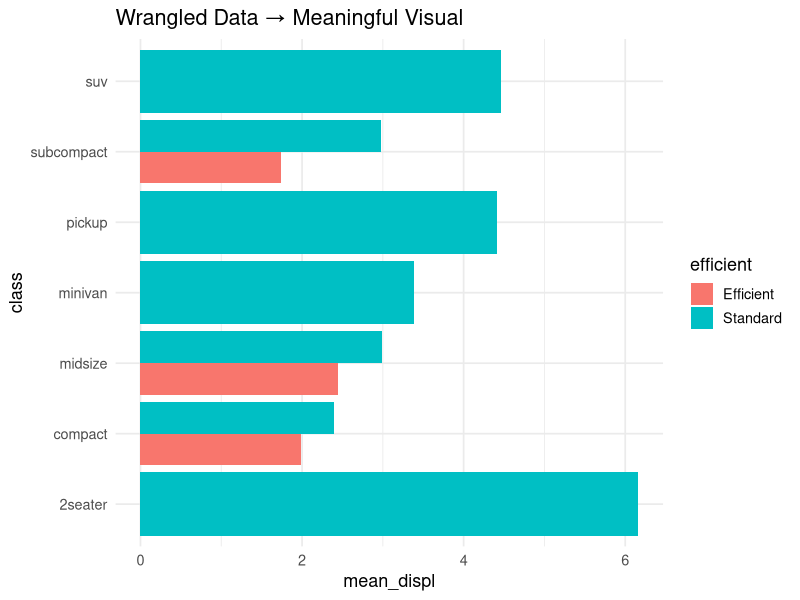

This chart was generated by the following R code:
## ---- chunk 1
library(tidyverse)
theme_set(theme_minimal(base_size = 13))
## ---- chunk 2
data_frame_example <- tibble(
  Name = c("Alice", "Bob", "Charlie"),
  Age = c(25, 30, 35)
)
## ---- chunk 3
mpg %>% select(manufacturer, model, hwy)
## ---- chunk 4
mpg %>% filter(hwy > 30, class == "compact")
## ---- chunk 5
mpg %>% arrange(desc(hwy))
## ---- chunk 6
mpg %>% mutate(kmpl = hwy / 2.35)
## ---- chunk 7
mpg %>% summarise(mean_hwy = mean(hwy))
## ---- chunk 8
mpg %>%
  group_by(class) %>%
  summarise(mean_hwy = mean(hwy))
## ---- chunk 9
mpg %>% summarise(across(where(is.numeric), mean, na.rm = TRUE))
## ---- chunk 10
mpg %>% summarise(across(everything(), class))
## ---- chunk 11
library(ggplot2)
data(package = "ggplot2")
## ---- chunk 12
data(mpg)
glimpse(mpg)
## ---- chunk 13
summary(mpg)
## ---- chunk 14
mpg %>%
  mutate(efficient = ifelse(hwy > 30, "Efficient", "Standard")) %>%
  group_by(efficient, class) %>%
  summarise(mean_displ = mean(displ), .groups = "drop") %>%
  ggplot(aes(class, mean_displ, fill = efficient)) +
  geom_col(position = "dodge") +
  coord_flip() +
  labs(title = "Wrangled Data → Meaningful Visual")
